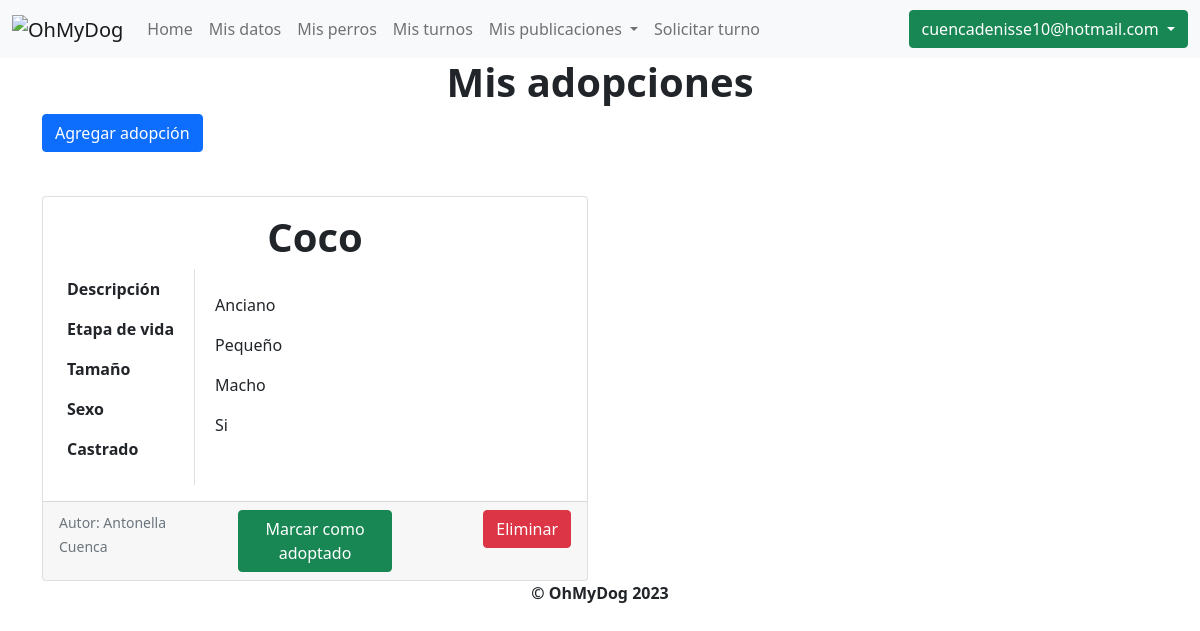
Screenshot of /mis_adopciones (signed in) with the database file from the repository.
### OhMyDog/models.py (models this page shows, shortened)
class Usuario(AbstractBaseUser, PermissionsMixin):
    mail = models.EmailField(unique=True)
    password = models.CharField(max_length=255)
    cliente = models.OneToOneField(Cliente, null=True, on_delete=models.CASCADE)
    habilitado = models.BooleanField(default=True)
    primer_inicio = models.BooleanField(default=True)
    is_staff = models.BooleanField(default=False)
    USERNAME_FIELD = "mail"
    objects = UsuarioManager()

### OhMyDog/modelos/publicaciones/adopciones.py (models this page shows, shortened)
class Adopcion(models.Model):
    class Meta:
        verbose_name_plural = "Adopciones"
    id = models.BigAutoField(primary_key=True)
    cliente = models.ForeignKey(Cliente, null=False, on_delete=models.CASCADE, related_name="adopciones")
    descripcion = models.TextField(null=True)
    nombre = models.CharField(max_length=30)
    tamanio_perro = models.ForeignKey(TamanioPerro, null=False, on_delete=models.CASCADE)
    etapa_vida_perro = models.ForeignKey(EtapaVidaPerro, null=False, on_delete=models.CASCADE)
    sexos = [("M", "Macho"), ("H", "Hembra")]
    sexo = models.CharField(max_length=1, choices=sexos, blank=False)
    castrado = models.CharField(max_length=1, choices=[("S", "Si"), ("N", "No")], blank=False)
    adoptado = models.BooleanField(default=False)

### OhMyDog/modelos/etapaVidaPerro/etapaVidaPerro.py (models this page shows, shortened)
class EtapaVidaPerro(models.Model):
    class Meta:
        verbose_name_plural = "(LT) Etapas_de_vida"
    id = models.BigAutoField(primary_key=True)
    nombre = models.CharField(max_length=30)

### OhMyDog/modelos/tamaniosPerros/tamaniosPerros.py (models this page shows, shortened)
class TamanioPerro(models.Model):
    class Meta:
        verbose_name_plural = "(LT) Tamaños_perro"
    id = models.BigAutoField(primary_key=True)
    nombre = models.CharField(max_length=30)

### OhMyDog/modelos/clientes/clientes.py (models this page shows, shortened)
class Cliente(models.Model):
    id = models.BigAutoField(primary_key=True)
    nombre = models.CharField(max_length=30)
    email = models.EmailField(max_length=30)
    telefono = models.CharField(max_length=20)
    habilitado = models.BooleanField(default=True)

### OhMyDog/views/publicaciones_adopciones.py (the view)
# urls.py: path("mis_adopciones", mis_adopciones, name="mis_adopciones"),
@login_required
def mis_adopciones(request):
    cliente = request.user.cliente
    adopciones = filtrar_adopciones_por_cliente(cliente)
    return render(request, "mis_adopciones.html", {"adopciones": adopciones})

### OhMyDog/modelos/publicaciones/__init__.py (called while the page is built)
def filtrar_adopciones_por_cliente(cliente):
    return cliente.adopciones.all()

### OhMyDog/templates/mis_adopciones.html (shortened to what this page needs)
{% extends 'layout.html' %}
{% block content %}
<h1 style="text-align:center">Mis adopciones</h1>
<div class="container bootstrap snippets bootdey">
    <a type="button" class="btn btn-primary" href="{% url 'agregar_publicacion_adopcion' %}"
    style="margin-bottom: 20px;">
    Agregar adopción
    </a>
    {% if adopciones %}
        {% for adopcion in adopciones %}
        {% if forloop.counter0|divisibleby:2 %}
        <div class="row">
        {% endif %}
        <div class="col-sm-6">
            <div class="card mt-4">
                <div class="card-body">
                    <h1 class="card-title text-center">{{ adopcion.nombre }}</h1>
                    <div class="row">
                        <div class="col-auto vertical-line">
                            <table class="table table-borderless">
                                <tbody>
                                    <tr>
                                        <th>Descripción</th>
                                    </tr>
                                    <tr>
                                        <th>Etapa de vida</th>
                                    </tr>
                                    <tr>
                                        <th>Tamaño</th>
                                    </tr>
                                    <tr>
                                        <th>Sexo</th>
                                    </tr>
                                    <tr>
                                        <th>Castrado</th>
                                    </tr>
                                </tbody>
                            </table>
                        </div>
                        <div class="col">
                            <table class="table table-borderless">
                                <tbody>
                                    <tr>
                                        <td>{{ adopcion.descripcion }}</td>
                                    </tr>
                                    <tr>
                                        <td>{{ adopcion.etapa_vida_perro.nombre }}</td>
                                    </tr>
                                    <tr>
                                        <td>{{ adopcion.tamanio_perro.nombre }}</td>
                                    </tr>
                                    <tr>
                                        {%if adopcion.sexo == "M"%}
                                            <td class="sexo">Macho</td>
                                        {%else%}
                                            <td class="sexo">Hembra</td>
                                        {% endif %}
                                    </tr>
                                    <tr>
                                        {%if adopcion.castrado == "S"%}
                                            <td class="castrado">Si</td>
                                        {% else %}
                                            <td class="castrado">No</td>
                                        {% endif %}
                                    </tr>
                                </tbody>
                            </table>
                        </div>
                    </div>
                </div>
                <div class="card-footer">
                    <div class="row">
                        <div class="col">
                            <p class="card-text"><small class="text-muted">Autor: {{ adopcion.cliente.nombre }}</small></p>
                        </div>
                        {%if not adopcion.adoptado%}
                            <div class="col text-end">
                                <a type="button" class="btn btn-success" onclick="confirmarAdopcion(event);"
                                    href="{%url 'marcar_como_adoptado' adopcion.id %}">Marcar como adoptado
                                </a>
                            </div>
                        {%else%}
                            <div class="col text-end">
                                <p class="text-success" style="font-weight:bold">Adoptado</p>
                            </div>
                        {%endif%}
                            <div class="col text-end">
                                <a type="button" class="btn btn-danger" onclick="confirmarEliminacion(event);"
                                    href="{%url 'eliminar_adopcion' adopcion.id %}">Eliminar
                                </a>
                            </div>
                    </div>
                </div>
            </div>
        </div>
        {% if forloop.counter|divisibleby:2 or forloop.last %}
        </div>
        {% endif %}
        {% endfor %}
    {% else %}
        <p>No se encontraron adopciones</p>
    {% endif %}
</div>
{% endblock %}

### OhMyDog/templates/layout.html (shortened to what this page needs)
<!DOCTYPE html>
<html>
	<head>
		<link
			href="https://cdn.jsdelivr.net/npm/bootstrap@5.0.2/dist/css/bootstrap.min.css"
			rel="stylesheet"
		/>
	</head>
	<body>
		<header>
			<nav class="navbar navbar-expand-lg navbar-light bg-light">
				<div class="container-fluid">
					<a class="navbar-brand">
						<img src="http://imgfz.com/i/eq02Nh8.png" alt="OhMyDog" />
					</a>
					<div class="collapse navbar-collapse" id="navbarSupportedContent">
						<ul class="navbar-nav me-auto mb-2 mb-lg-0">
							{% if user.is_authenticated %}
								{% if user.is_staff %}
									<li class="nav-item">
										<a class="nav-link" href="{% url 'home' %}">Home</a>
									</li>
									<li class="nav-item">
										<a class="nav-link" href="{% url 'clientes' %}">Listar clientes</a>
									</li>
									<li class="nav-item">
										<a class="nav-link" href="{% url 'registrar_cliente' %}">Registrar cliente</a>
									</li>
									<li class="nav-item">
										<a class="nav-link" href="{% url 'solicitudes_de_turnos' %}">Solicitudes de turnos</a>
									</li>
									<li class="nav-item dropdown">
										<a
											class="nav-link dropdown-toggle"
											role="button"
											data-bs-toggle="dropdown"
											aria-expanded="false"
										>
											Publicaciones
										</a>
										<ul
											class="dropdown-menu"
											aria-labelledby="navbarDropdown"
										>
											<li>
												<a class="dropdown-item" href="{%url 'agregar_paseador_cuidador_al_mapa' %}"
													>Registrar paseador o cuidador</a
												>
											</li>
											<li>
												<a class="dropdown-item" href="agregar_campania_donacion"
													>Agregar campaña de donación</a
												>
											</li>
										</ul>
								</li>
								{% else %}
									<li class="nav-item">
										<a class="nav-link" href="{% url 'home' %}">Home</a>
									</li>
									<li class="nav-item">
										<a class="nav-link" href="{% url 'mis_datos' %}">Mis datos</a>
									</li>
									<li class="nav-item">
										<a class="nav-link" href="{% url 'mis_perros' %}">Mis perros</a>
									</li>
									<li class="nav-item">
										<a class="nav-link" href="{% url 'mis_turnos' %}">Mis turnos</a>
									</li>
									<li class="nav-item dropdown">
											<a
												class="nav-link dropdown-toggle"
												role="button"
												data-bs-toggle="dropdown"
												aria-expanded="false"
											>
												Mis publicaciones
											</a>
									</li>
									<li class="nav-item">
										<a class="nav-link" href="{% url 'solicitar_turno' %}">Solicitar turno</a>
									</li>
								{% endif %}
							{% else %}
								<li class="nav-item">
									<a class="nav-link" href="{% url 'home' %}">Home</a>
								</li>
							{% endif %}
						</ul>
						{% if user.is_authenticated %}
							<li class="nav-item dropdown" style="border-radius: 6px; list-style-type: none;">
								<a class="btn {% if user.is_staff %} btn-primary {% else %} btn-success {% endif %} dropdown-toggle" href="#" id="navbarDropdown" role="button" data-bs-toggle="dropdown" aria-expanded="false">
									{{ user.mail }}
								</a>
							</li>
						{% else %}
							<li class="nav-item">
								<a class="btn btn-primary" id="iniciar_sesion" href="{% url 'login' %}">Iniciar sesión</a>
							</li>
						{% endif %}
					</div>
				</div>
			</nav>
		</header>
		<div class="content">
			{% block content %}{% endblock %}
		</div>
		<footer class="footer">
			<p style="text-align: center; font-weight: bold ">© OhMyDog 2023</p>
		</footer>
	</body>
</html>

### OhMyDog/templates/layout.html (style rules this page uses)
h1 { font-weight: bold; }

### OhMyDog/templates/mis_adopciones.html (style rules this page uses)
.vertical-line { border-right: 1px solid #dee2e6; height: 100%; }

### rows the page displays
Usuario: mail "cuencadenisse10@hotmail.com"
Adopcion: nombre "Coco", etapa_vida_perro.nombre "Anciano", tamanio_perro.nombre "Pequeño", sexo "Macho", castrado "Si", cliente.nombre "Antonella Cuenca", adoptado "Marcar como adoptado"
